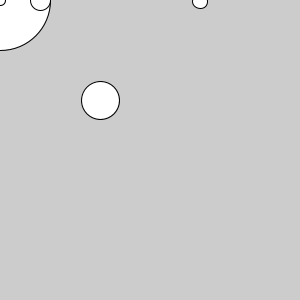
Frame 1 (no input)
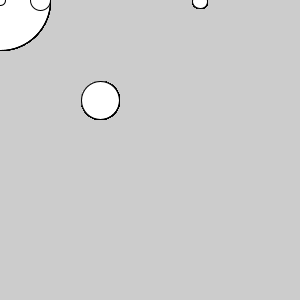
Frame 60 (the mouse pressed at the canvas centre just before this capture)
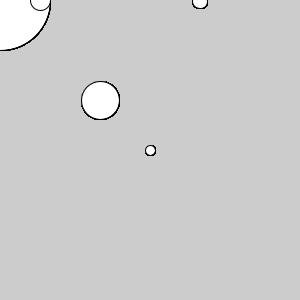
Frame 120 (the mouse held since frame 60 and released just before this capture)

The Processing sketch that drew these frames (run headless with seeded random() and noise(); from frame 60 on, the mouse is pressed at the canvas centre):

// Processing sketch: funcion_Dibujar
// ── funcion_Dibujar.pde
void setup(){
  size(300,300);
}

void draw(){
  dibujar(200,1,15);
  dibujar(0,0,100);
  dibujar(40,0,20);
  dibujar(100,100,38);
  dibujar(mouseX, mouseY, 10);
}

void dibujar(float x, float y, float s){
  ellipse(x,y,s,s);
}
